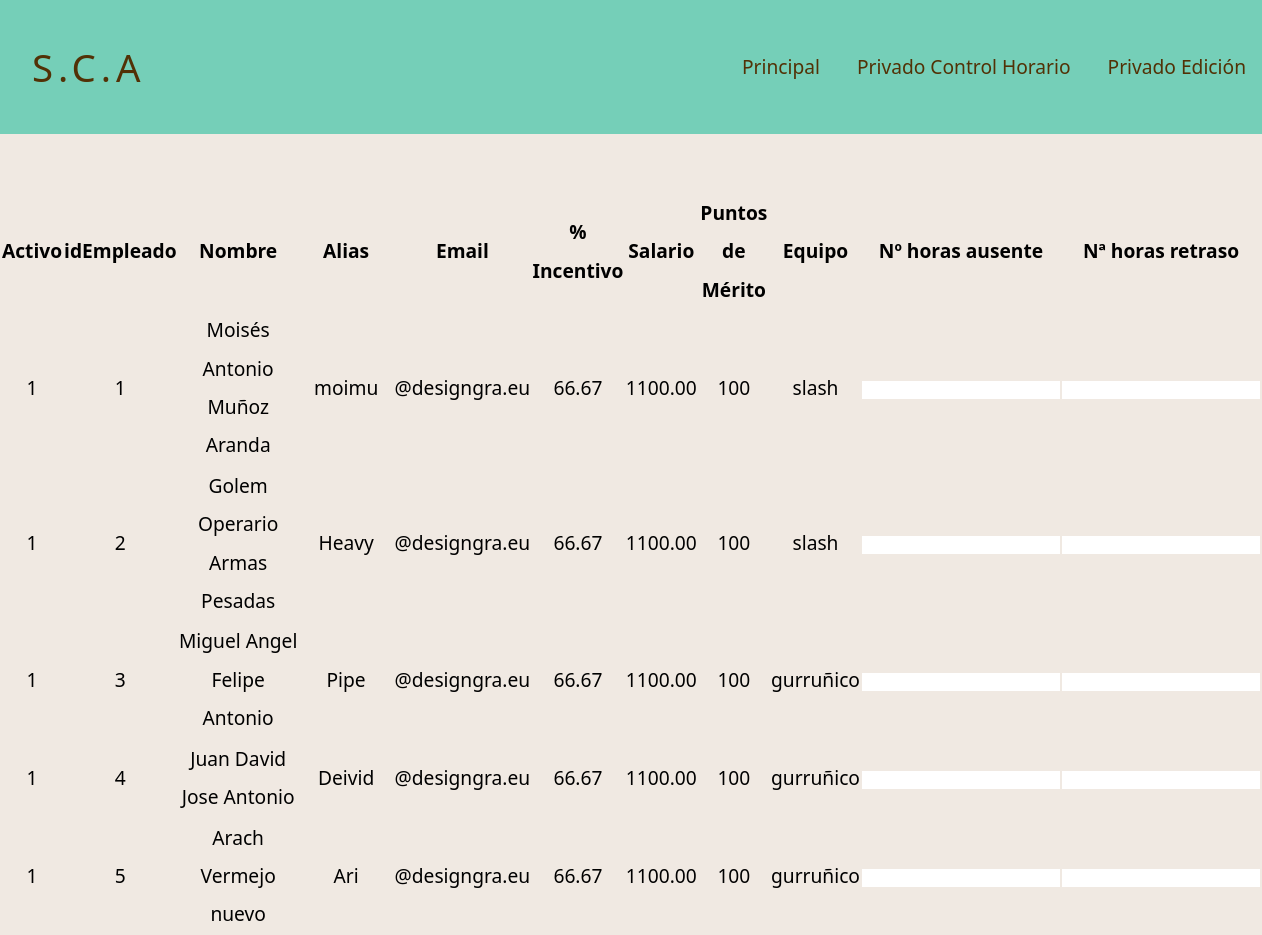
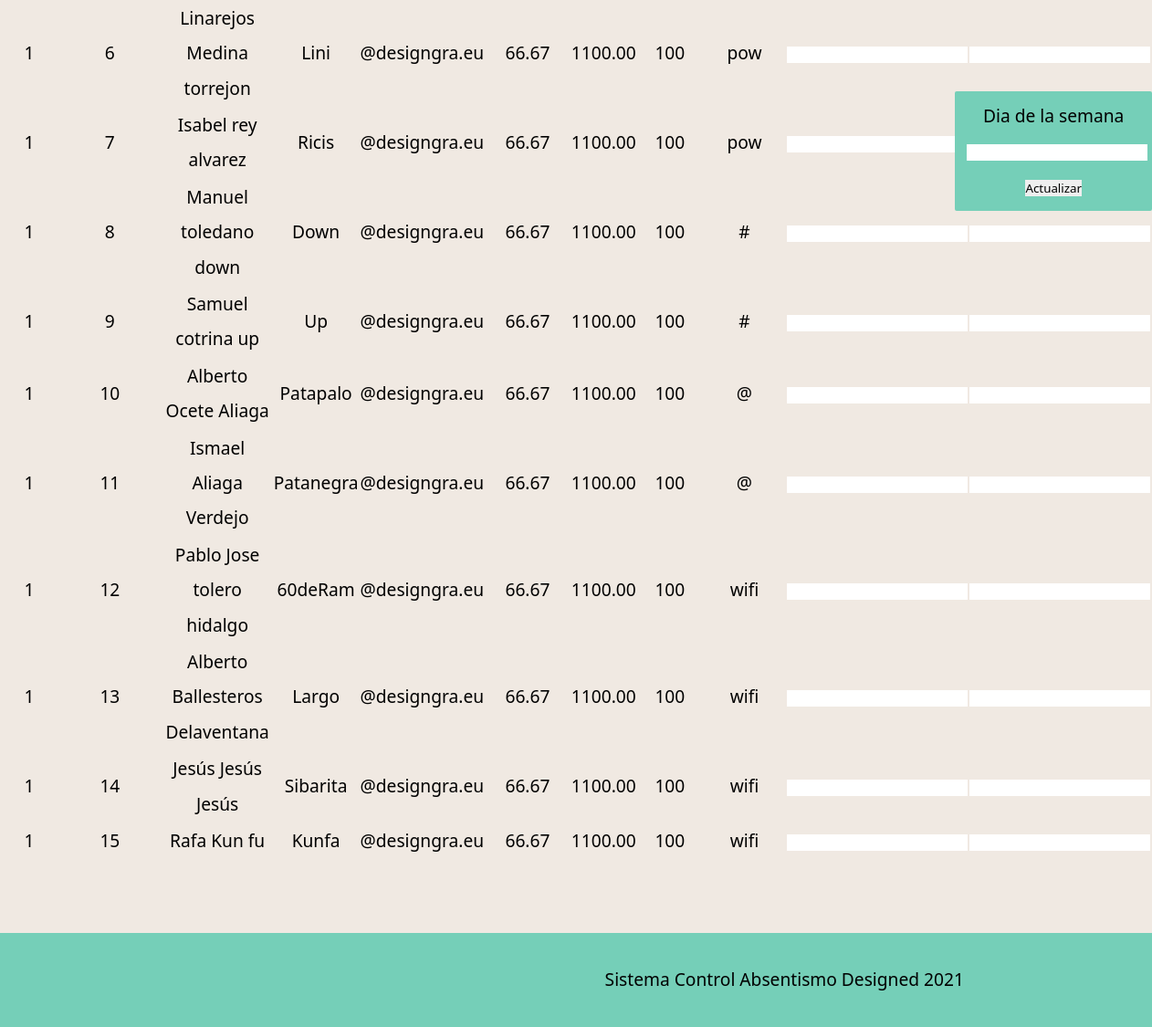
The app's page /apliPrivate/privado.php with its own data (2 pictures, top to bottom).
### tables this page shows
CREATE TABLE `empleados`(
    `idEmpleado` MEDIUMINT UNSIGNED AUTO_INCREMENT,
    `idEquipo` MEDIUMINT UNSIGNED DEFAULT 1,
    `nombreCompleto` VARCHAR(50) NOT NULL,
    `alias` VARCHAR(50) ,
    `email` VARCHAR(50) ,
    `totalPuntos` SMALLINT NOT NULL DEFAULT 100 ,
    `porcentajeIncentivo` DECIMAL(4,2) DEFAULT 66.67 ,
    `salario` DECIMAL(7,2) DEFAULT 1100.00 ,
    `activo` TINYINT DEFAULT 1 ,
    `idHorario` TINYINT UNSIGNED DEFAULT 1,
    PRIMARY KEY (idEmpleado),
    FOREIGN KEY (idEquipo) REFERENCES equipos(idEquipo),
    FOREIGN KEY (idHorario) REFERENCES horarios(idHorario)
);

CREATE TABLE `equipos`(
    `idEquipo` MEDIUMINT UNSIGNED AUTO_INCREMENT,
    `alias` VARCHAR(50) NOT NULL,
    `descripcion` VARCHAR(50) ,
    PRIMARY KEY (idEquipo)
);

### apliPrivate/privado.php (the view, shortened to what this page needs)
<!DOCTYPE html>
<html lang="es">
<head>
    <link rel="stylesheet" href="../styles/stylesprivado.css">
</head>
<body>
    <header class="header">
        <div class="containerlogomenu">
                <a href="#" class="logo"> S.C.A </a>
                <nav class="menu">
                    <ol>
                        <li><a href="../apliPublic/index.php"> Principal </a></li>
                        <li><a href="privado.php"> Privado Control Horario </a></li>
                        <li><a href="edicion.php"> Privado Edición </a></li>
                    </ol>
                </nav>
        </div>
    </header>
    <main>
        <div class="containermain">
            <?php
                include('conexionBd.php');
                $sentencia = $db->prepare("SELECT em.`idEmpleado`, em.`nombreCompleto`, em.`alias`, em.`email`, em.`totalPuntos`, em.`porcentajeIncentivo`, em.`salario`,
                em.`activo`, eq.`alias` FROM `empleados` em INNER JOIN `equipos` eq ON em.`idEquipo`= eq.`idEquipo` ");
                $sentencia -> execute();
                $sentencia -> bind_result($idEmpleado, $nombreCompleto ,$aliasEmpleado, $email , $totalPuntos ,$prIncentivo,  $salario, $activo,  $aliasEquipo);
                echo "<table class=tabla1>";
                echo "<form method=POST enctype=application/x-www-form-urlencoded action=privado.php >";
                echo  "<tbody><tr> <th>Activo</th><th>idEmpleado</th><th>Nombre</th><th>Alias</th> <th>Email</th><th>% Incentivo</th><th>Salario</th><th>Puntos de Mérito</th><th>Equipo</th>
                <th>Nº horas ausente</th><th>Nª horas retraso</th> </tr> ";
                $totalids = 0;
                while($sentencia->fetch()){
                    echo  "<tr><td>$activo</td><td>$idEmpleado</td><td>$nombreCompleto</td><td>$aliasEmpleado</td><td>$email</td><td>$prIncentivo</td>
                    <td>$salario</td><td>$totalPuntos</td><td>$aliasEquipo</td>
                    <td> <input type=number min=0 name=ausente$totalids required> </td> <td> <input type=number min=0 name=retraso$totalids required> </td>  </tr> ";
                    $totalids++;
                }
                echo "</tbody>";
                echo "<tr class=trbutton> <td> Dia de la semana <input type=text name=dia_semana required> </td> <td><button type=submit> Actualizar </button></td> </tr>";
                echo "</form>";
                echo "</table>";
            ?>
        </div>
    </main>
    <footer class="footer">
        <div class="container">
            <p> Sistema Control Absentismo     Designed 2021 </p>
        </div>
    </footer>
</body>
</html>

### styles/stylesprivado.css (style rules this page uses)
:root { --color-negro:#523106; --color-blanco:#f0e9e2; --color-principal: #75cfb8; --color-secundario: #bbdfc8; --color-contraste: #ffc478; --color-prueba1: #ffcb91; --color-prueba2: #ffefa1; --color-prueba1: #94ebcd; --color-prueba2: #6ddccf; }
* { margin: 0; padding: 0; list-style: none; text-decoration: none; border: none; outline: none; font-family: 'Segoe UI', Tahoma, Geneva, Verdana, sans-serif; }
body { background-color: var(--color-blanco); font-size: 1.2rem; line-height: 2em; }
header { position: fixed; left:0; right:0; top:0; padding: 1rem 0; background-color: var(--color-principal) }
header a { padding: 2rem; color:var(--color-negro); }
.menu ol li { display: inline-block; }
.menu ol li a { display: block; padding: 0.5rem 1rem; border-radius:5px; transition: all 0.3s linear; }
.containerlogomenu { display:flex; justify-content: space-between; align-items: center; }
.logo { letter-spacing:5px; font-size:2em; transition: all 0.3s linear; }
main { padding-top: 12rem; }
.containermain { margin: 0 auto; }
.tabla1 { display:flex; align-items: center; justify-content: space-evenly; }
.tabla1 tbody td { text-align: center; }
.trbutton { display: flex; flex-direction: column; position: fixed; right:0; max-width: 190px; border-radius: 2px;; background-color: var(--color-principal); padding: 0.5rem 0.8rem; transition: all 0.3s linear; }
.footer { background-color: var(--color-principal); padding:2rem 0; margin-top: 5rem; text-align: right; }
.container { width:85%; max-width: 850px; margin: 0 auto; }

### records on screen
empleados: activo "1", idEmpleado "1", nombreCompleto "Moisés Antonio Muñoz Aranda", alias "moimu", email "@designgra.eu", porcentajeIncentivo "66.67", salario "1100.00", totalPuntos "100", idEquipo.alias "slash"
empleados: activo "1", idEmpleado "2", nombreCompleto "Golem Operario Armas Pesadas", alias "Heavy", email "@designgra.eu", porcentajeIncentivo "66.67", salario "1100.00", totalPuntos "100", idEquipo.alias "slash"
empleados: activo "1", idEmpleado "3", nombreCompleto "Miguel Angel Felipe Antonio", alias "Pipe", email "@designgra.eu", porcentajeIncentivo "66.67", salario "1100.00", totalPuntos "100", idEquipo.alias "gurruñico"
empleados: activo "1", idEmpleado "4", nombreCompleto "Juan David Jose Antonio", alias "Deivid", email "@designgra.eu", porcentajeIncentivo "66.67", salario "1100.00", totalPuntos "100", idEquipo.alias "gurruñico"
empleados: activo "1", idEmpleado "5", nombreCompleto "Arach Vermejo nuevo", alias "Ari", email "@designgra.eu", porcentajeIncentivo "66.67", salario "1100.00", totalPuntos "100", idEquipo.alias "gurruñico"
empleados: activo "1", idEmpleado "6", nombreCompleto "Linarejos Medina torrejon", alias "Lini", email "@designgra.eu", porcentajeIncentivo "66.67", salario "1100.00", totalPuntos "100", idEquipo.alias "pow"
empleados: activo "1", idEmpleado "7", nombreCompleto "Isabel rey alvarez", alias "Ricis", email "@designgra.eu", porcentajeIncentivo "66.67", salario "1100.00", totalPuntos "100", idEquipo.alias "pow"
empleados: activo "1", idEmpleado "8", nombreCompleto "Manuel toledano down", alias "Down", email "@designgra.eu", porcentajeIncentivo "66.67", salario "1100.00", totalPuntos "100", idEquipo.alias "#"
empleados: activo "1", idEmpleado "9", nombreCompleto "Samuel cotrina up", alias "Up", email "@designgra.eu", porcentajeIncentivo "66.67", salario "1100.00", totalPuntos "100", idEquipo.alias "#"
empleados: activo "1", idEmpleado "10", nombreCompleto "Alberto Ocete Aliaga", alias "Patapalo", email "@designgra.eu", porcentajeIncentivo "66.67", salario "1100.00", totalPuntos "100", idEquipo.alias "@"
empleados: activo "1", idEmpleado "11", nombreCompleto "Ismael Aliaga Verdejo", alias "Patanegra", email "@designgra.eu", porcentajeIncentivo "66.67", salario "1100.00", totalPuntos "100", idEquipo.alias "@"
empleados: activo "1", idEmpleado "12", nombreCompleto "Pablo Jose tolero hidalgo", alias "60deRam", email "@designgra.eu", porcentajeIncentivo "66.67", salario "1100.00", totalPuntos "100", idEquipo.alias "wifi"
empleados: activo "1", idEmpleado "13", nombreCompleto "Alberto Ballesteros Delaventana", alias "Largo", email "@designgra.eu", porcentajeIncentivo "66.67", salario "1100.00", totalPuntos "100", idEquipo.alias "wifi"
empleados: activo "1", idEmpleado "14", nombreCompleto "Jesús Jesús Jesús", alias "Sibarita", email "@designgra.eu", porcentajeIncentivo "66.67", salario "1100.00", totalPuntos "100", idEquipo.alias "wifi"
empleados: activo "1", idEmpleado "15", nombreCompleto "Rafa Kun fu", alias "Kunfa", email "@designgra.eu", porcentajeIncentivo "66.67", salario "1100.00", totalPuntos "100", idEquipo.alias "wifi"
